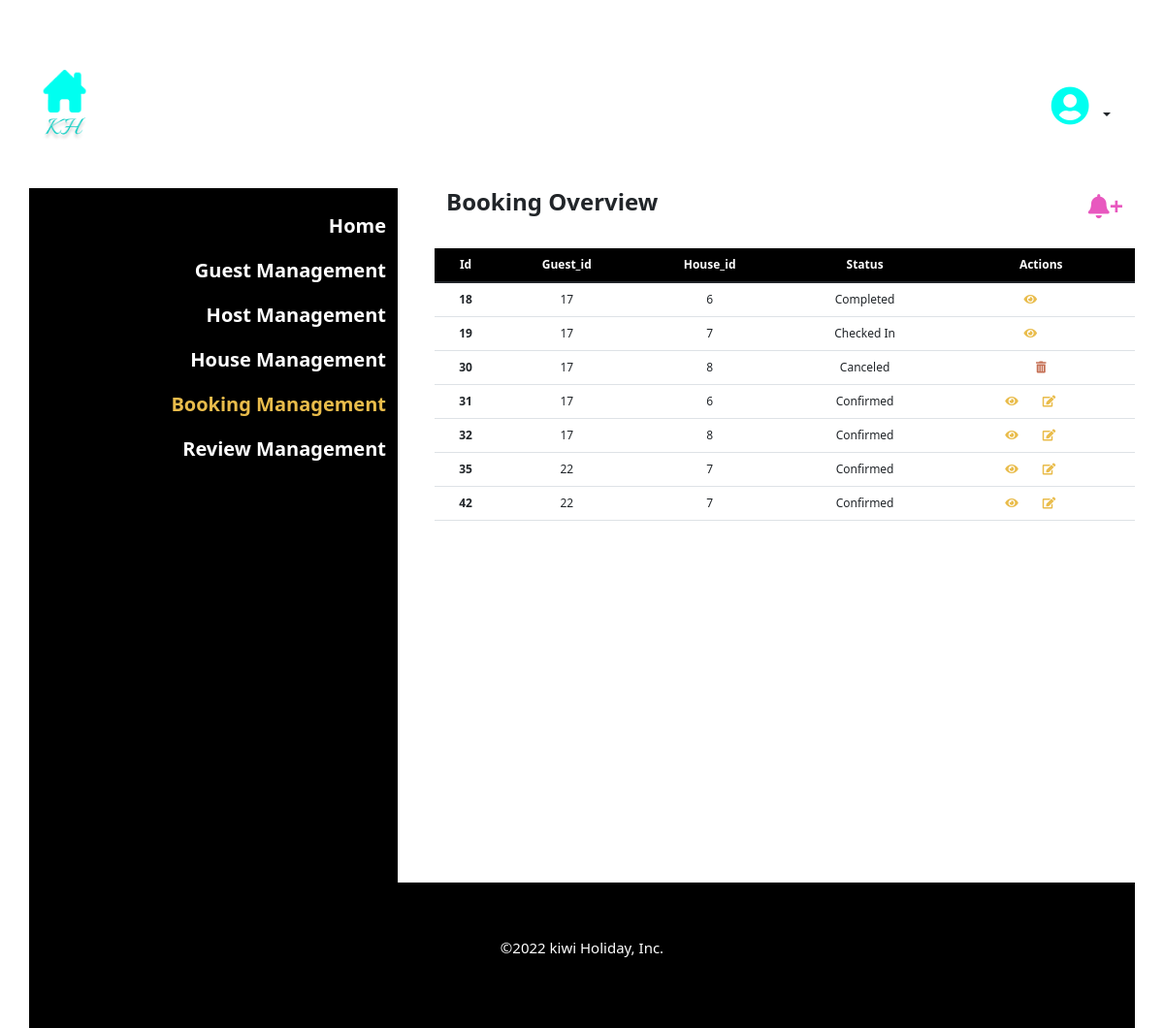
Page /admin/booking.php on the committed database.
### tables this page shows
CREATE TABLE `booking` (
  `booking_id` int(90) NOT NULL,
  `guest_id` int(90) NOT NULL,
  `house_id` int(90) NOT NULL,
  `check_in` date NOT NULL,
  `check_out` date NOT NULL,
  `status_id` int(90) NOT NULL,
  `guest_num` int(90) NOT NULL,
  `pet` varchar(90) NOT NULL,
  `guest_name` varchar(90) NOT NULL,
  `credit_card_number` varchar(900) NOT NULL,
  `payment_id` varchar(90) NOT NULL,
  `house_status_id` int(90) NOT NULL,
  `created_at` timestamp NOT NULL DEFAULT current_timestamp() ON UPDATE current_timestamp()
);

CREATE TABLE `booking_status` (
  `status_id` int(90) NOT NULL,
  `status` varchar(90) NOT NULL
);

### admin/booking.php (the view, shortened to what this page needs)
<?php
include "../library/config.php";
?>
<!DOCTYPE html>
<html lang="en">
<head>
    <link href="https://cdn.jsdelivr.net/npm/bootstrap@5.1.3/dist/css/bootstrap.min.css" rel="stylesheet">
    <link rel="stylesheet" href="https://cdn.jsdelivr.net/npm/bootstrap-icons@1.7.1/font/bootstrap-icons.css">
    <link rel="stylesheet" href="https://use.fontawesome.com/releases/v5.15.4/css/all.css">
</head>
<body>
    <div class="container">
      <?php include "topSection.php"; ?>
      <div class="row">
          <div class="col col-lg-4  text-end" style="background-color: black;">
            <br>
            <div class="row gy-3" style="font-size: 20px;font-weight:bold;">
                <a href="index.php" style="text-decoration: none;color:white;">Home</a>
                <a href="guest.php" style="text-decoration: none;color:white;">Guest Management</a>
                <a href="host.php" style="text-decoration: none;color:white;">Host Management</a>
                <a href="house.php" style="text-decoration: none;color:white;">House Management</a>
                <a href="booking.php" style="text-decoration: none;color:#E9BC4B;">Booking Management</a>
                <a href="review.php" style="text-decoration: none;color:white;">Review Management</a>
            </div>
            <br><br><br><br><br><br>
            <br><br><br><br><br><br>
            <br><br><br><br><br><br>
          </div>
          <div class="col col-lg-8 " style="padding-left: 50px;" >
            <div class="row">
              <div class="col text-start">
                <h4><b>Booking Overview</b></h4>
              </div>
              <div class="col text-end">
                <a type="button" data-bs-toggle="modal" data-bs-target="#addBooking" title="add booking">
                  <span style="font-size: 25px;color: #E858BF;"><i class="fas fa-bell"></i><b>+</b></span>
                </a>
              </div>
            </div>
            <br>
            <div class="row">
            <table  class="table table-hover text-center" style="font-size: 12px;">
              <thead style="background-color:black;color:white;">
                <tr>
                  <th scope="col">Id</th>
                  <th scope="col">Guest_id</th>
                  <th scope="col">House_id</th>
                  <th scope="col">Status</th>
                  <th scope="col">Actions</th>
                </tr>
              </thead>
              <tbody>
                <?php
                $queryB = "SELECT * FROM booking WHERE status_id != 2  ";
                $resultB = mysqli_query($link, $queryB);
                while ($rowB = mysqli_fetch_array($resultB)){
                  extract($rowB);
                  $booking_id = $rowB['booking_id'];
                  $guest_id = $rowB['guest_id'];
                  $house_id = $rowB['house_id'];
                  $status_id = $rowB['status_id'];
                  $queryH = "SELECT address, price, guest_num FROM house WHERE house_id = '$house_id'";
                  $resultH = mysqli_query($link, $queryH);
                  $rowH =  mysqli_fetch_array($resultH);
                  extract($rowH);
                  $queryS = "SELECT * FROM booking_status WHERE status_id = '$status_id' ";
                  $resultS = mysqli_query($link, $queryS);
                  $rowS = mysqli_fetch_assoc($resultS);
                  extract($rowS);
                  $status = $rowS['status'];
                ?>
                <tr>
                  <th scope="row"><?= $booking_id; ?></th>
                  <td><?= $guest_id; ?></td>
                  <td><?= $house_id; ?></td>
                  <td><?= $status; ?></td>
                  <td>
                  <?php if($status_id != 4): ?>
                    <a type="button" data-bs-toggle="modal" data-bs-target="#viewBooking<?= $booking_id; ?>" title="view booking">
                      <span style="color: #E9BC4B;" ><i class="fas fa-eye"></i></span>
                    </a>
                    <?php if($status_id == 1 ): ?>
                    <a type="button" data-bs-toggle="modal" data-bs-target="#editBooking<?= $booking_id; ?>" title="edit booking">
                      <span style="color: #E9BC4B;" ><i class="fas fa-edit"></i></span>
                    </a>
                    <?php endif; ?>
                    <?php else: ?>
                    <a href="javascript:deleteBooking(<?= $booking_id; ?>)" title="delete booking">
                      <span style="color: #C57055;"><i class="fas fa-trash-alt"></i></span>
                    </a>
                    <?php endif; ?>
                  </td>
                </tr>
                <?php
                }
                ?>
              </tbody>
            </table>
            </div>
          </div>
      </div>
      <?php include "footer.php"; ?>
    </div>
</body>
</html>

### admin/topSection.php (shortened to what this page needs)
<br>
<br>
<br>
<div class="row">
    <div class="col float-start">
        <a href="../index.php">
          <img src="../image/logo.png" width="50px" class="img-fluid" alt="logo">
        </a>
    </div>
    <div class="col text-end dropdown">
        <a class="btn dropdown-toggle" type="button" id="dropdownMenu" data-bs-toggle="dropdown" >
          <span style="font-size: 40px;color:#00FFF0;">
            <i class="fas fa-user-circle"></i>
          </span>
        </a>
    </div>
</div>
<br>
<br>

### admin/footer.php
<div class="row text-center" style="background-color: black;height: 150px;">
    <div class="col align-self-center">
      <p style="font-size: 15px;color:white;">©2022 kiwi Holiday, Inc.</p>
    </div>
 </div>

### rows in the picture
booking: booking_id "18", guest "17", house "6", status.status "Completed"
booking: booking_id "19", guest "17", house "7", status.status "Checked In"
booking: booking_id "30", guest "17", house "8", status.status "Canceled"
booking: booking_id "31", guest "17", house "6", status.status "Confirmed"
booking: booking_id "32", guest "17", house "8", status.status "Confirmed"
booking: booking_id "35", guest "22", house "7", status.status "Confirmed"
booking: booking_id "42", guest "22", house "7", status.status "Confirmed"
